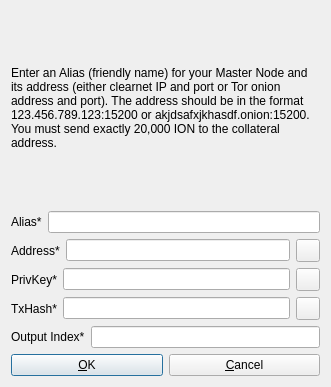
<?xml version="1.0" encoding="UTF-8"?>
<ui version="4.0">
 <class>AddEditAtomNode</class>
 <widget class="QDialog" name="AddEditAtomNode">
  <property name="geometry">
   <rect>
    <x>0</x>
    <y>0</y>
    <width>331</width>
    <height>387</height>
   </rect>
  </property>
  <property name="windowTitle">
   <string>Add/Edit Ion Node</string>
  </property>
  <property name="modal">
   <bool>true</bool>
  </property>
  <layout class="QVBoxLayout" name="verticalLayout">
   <item>
    <widget class="QLabel" name="label_9">
     <property name="sizePolicy">
      <sizepolicy hsizetype="Preferred" vsizetype="Expanding">
       <horstretch>0</horstretch>
       <verstretch>0</verstretch>
      </sizepolicy>
     </property>
     <property name="text">
      <string>&lt;html&gt;&lt;head/&gt;&lt;body&gt;&lt;p&gt;Enter an Alias (friendly name) for your Master Node and its address (either clearnet IP and port or Tor onion address and port). The address should be in the format 123.456.789.123:15200 or akjdsafxjkhasdf.onion:15200. You must send exactly 20,000 ION to the collateral address.&lt;/p&gt;&lt;/body&gt;&lt;/html&gt;</string>
     </property>
     <property name="wordWrap">
      <bool>true</bool>
     </property>
    </widget>
   </item>
   <item>
    <layout class="QHBoxLayout" name="horizontalLayout_4">
     <property name="bottomMargin">
      <number>0</number>
     </property>
     <item>
      <widget class="QLabel" name="label_4">
       <property name="text">
        <string>Alias*</string>
       </property>
      </widget>
     </item>
     <item>
      <widget class="QLineEdit" name="aliasLineEdit"/>
     </item>
    </layout>
   </item>
   <item>
    <layout class="QHBoxLayout" name="horizontalLayout_5">
     <property name="bottomMargin">
      <number>0</number>
     </property>
     <item>
      <widget class="QLabel" name="label_6">
       <property name="text">
        <string>Address*</string>
       </property>
      </widget>
     </item>
     <item>
      <widget class="QLineEdit" name="addressLineEdit"/>
     </item>
     <item>
      <widget class="QToolButton" name="AddEditAddressPasteButton">
       <property name="toolTip">
        <string>Paste address from clipboard</string>
       </property>
       <property name="text">
        <string/>
       </property>
       <property name="icon">
        <iconset resource="../ion.qrc">
         <normaloff>:/icons/editpaste</normaloff>:/icons/editpaste</iconset>
       </property>
       <property name="shortcut">
        <string>Alt+P</string>
       </property>
      </widget>
     </item>
    </layout>
   </item>
   <item>
    <layout class="QHBoxLayout" name="horizontalLayout_3">
     <property name="bottomMargin">
      <number>0</number>
     </property>
     <item>
      <widget class="QLabel" name="label_5">
       <property name="text">
        <string>PrivKey*</string>
       </property>
      </widget>
     </item>
     <item>
      <widget class="QLineEdit" name="privkeyLineEdit"/>
     </item>
     <item>
      <widget class="QToolButton" name="AddEditPrivkeyPasteButton">
       <property name="toolTip">
        <string>Paste address from clipboard</string>
       </property>
       <property name="text">
        <string/>
       </property>
       <property name="icon">
        <iconset resource="../ion.qrc">
         <normaloff>:/icons/editpaste</normaloff>:/icons/editpaste</iconset>
       </property>
       <property name="shortcut">
        <string>Alt+P</string>
       </property>
      </widget>
     </item>
    </layout>
   </item>
   <item>
    <layout class="QHBoxLayout" name="horizontalLayout_2">
     <property name="bottomMargin">
      <number>0</number>
     </property>
     <item>
      <widget class="QLabel" name="label_2">
       <property name="text">
        <string>TxHash*</string>
       </property>
      </widget>
     </item>
     <item>
      <widget class="QLineEdit" name="txhashLineEdit"/>
     </item>
     <item>
      <widget class="QToolButton" name="AddEditTxhashPasteButton">
       <property name="toolTip">
        <string>Paste address from clipboard</string>
       </property>
       <property name="text">
        <string/>
       </property>
       <property name="icon">
        <iconset resource="../ion.qrc">
         <normaloff>:/icons/editpaste</normaloff>:/icons/editpaste</iconset>
       </property>
       <property name="shortcut">
        <string>Alt+P</string>
       </property>
      </widget>
     </item>
    </layout>
   </item>
   <item>
    <layout class="QHBoxLayout" name="horizontalLayout_8">
     <property name="bottomMargin">
      <number>0</number>
     </property>
     <item>
      <widget class="QLabel" name="label_8">
       <property name="text">
        <string>Output Index*</string>
       </property>
      </widget>
     </item>
     <item>
      <widget class="QLineEdit" name="outputindexLineEdit"/>
     </item>
    </layout>
   </item>
   <item>
    <layout class="QHBoxLayout" name="horizontalLayout_Buttons">
     <item>
      <widget class="QPushButton" name="okButton">
       <property name="text">
        <string>&amp;OK</string>
       </property>
      </widget>
     </item>
     <item>
      <widget class="QPushButton" name="cancelButton">
       <property name="text">
        <string>&amp;Cancel</string>
       </property>
       <property name="autoDefault">
        <bool>false</bool>
       </property>
      </widget>
     </item>
    </layout>
   </item>
  </layout>
 </widget>
 <resources>
  <include location="../ion.qrc"/>
 </resources>
 <connections/>
</ui>
